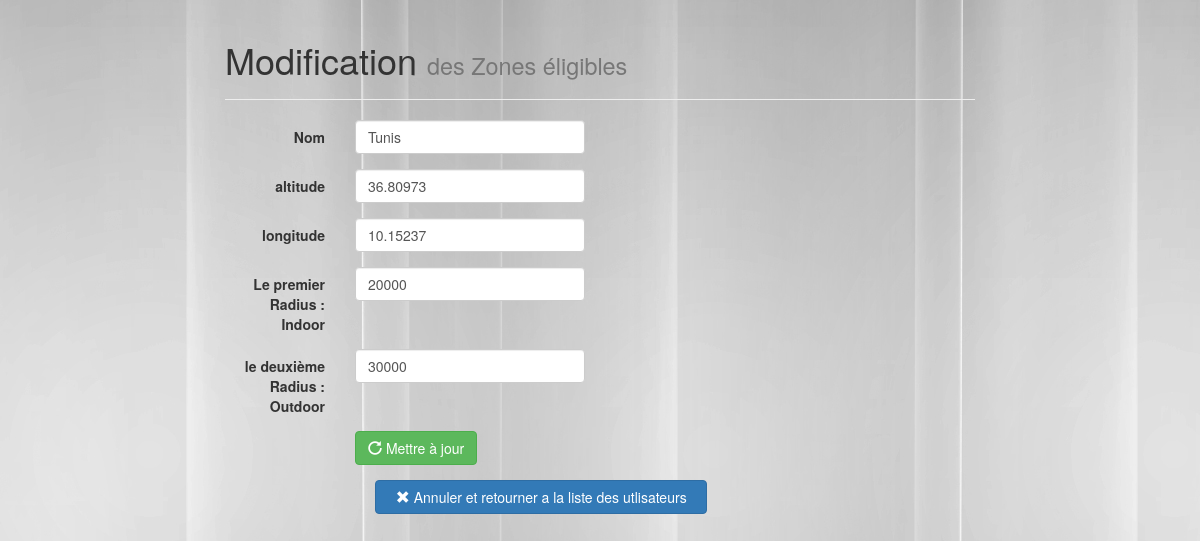
The app's page /LoginPage/mdf.php?id=27 with its own data.
### tables this page shows
CREATE TABLE `zone` (
  `id` int(11) NOT NULL,
  `altitude` double NOT NULL,
  `longitude` double NOT NULL,
  `nom` varchar(20) NOT NULL,
  `radius1` int(10) NOT NULL,
  `radius2` int(10) NOT NULL
);

### LoginPage/mdf.php (the view, shortened to what this page needs)
<head>
      <link rel="stylesheet" href="vendor/bootstrap/css/bootstrap.css"/>
      <link rel="stylesheet" href="dist/css/formValidation.css"/>
</head>
<body background="img/ins.jpg">
<?php
$id=$_GET['id'];
$bdd = new PDO('mysql:host=localhost;dbname=login;charset=utf8', 'root', '');
$reponse = $bdd->query("SELECT * FROM zone WHERE id = '$id'");
?>
<div class="container">
   <div class="row">
        <section>
		  <div class="col-lg-8 col-lg-offset-2">
			   <div class="page-header"> <h1>Modification <small>des Zones éligibles </small></h1> </div>
			   <form name="f" id="f" method="POST" class="form-horizontal" >
			    <?php while ($donnees = $reponse->fetch())
				{?>
				  				  <div class="form-group">
                            <label class="col-lg-2 control-label">Nom</label>
                            <div class="col-lg-4">
                            <input type="text" class=" form-control" name="nom" id="nom" value="<?php echo $donnees["nom"]; ?>" />
                            </div>
               </div>
				  <div class="form-group">
                            <label class="col-lg-2 control-label">altitude</label>
                            <div class="col-lg-4">
                            <input type="text" class=" form-control" name="altitude" id="altitude" value="<?php echo $donnees["altitude"]; ?>" />
                            </div>
               </div>
			   <div class="form-group">
                          <label class="col-lg-2 control-label">longitude</label>
                            <div class="col-lg-4">
                            <input type="text" class="form-control" name="longitude"id="longitude" value="<?php echo $donnees["longitude"]; ?>"   />
                            </div>
			   </div>
			   <div class="form-group">
                          <label class="col-lg-2 control-label">Le premier Radius : Indoor </label>
                            <div class="col-lg-4">
                            <input type="text" class="form-control" name="radius1" id="radius1"  value="<?php echo $donnees["radius1"]; ?>"/>
                            </div>
               </div>
				<div class="form-group">
                          <label class="col-lg-2 control-label">le deuxième Radius : Outdoor </label>
                            <div class="col-lg-4">
                            <input type="text" class="form-control" name="radius2" id="radius2" value="<?php echo $donnees["radius2"]; ?>" />
                            </div>
               </div>
			    <?php } ?>
			   <div class="form-group">
                            <div class="col-lg-9 col-lg-offset-2">
							<a style="text-decoration: none" class="confirmModalLink" >
                             <button class="btn btn-success" >
                              <span class="glyphicon glyphicon-repeat" aria-hidden="true"></span>   Mettre à jour
                              </button> </a>
							</div>
 			    </div>
			   </form>
		  </div>
        </section>
   </div>
</div>
<div class="col-lg-9 col-lg-offset-2">
<div class="col-lg-5 col-lg-offset-2">
<a href="list.php" class="btn btn-block btn-primary"> <span class="glyphicon glyphicon-remove" aria-hidden="true">
</span> Annuler et retourner a la liste des utlisateurs</a>
</div>
</div>
</body>
</html>

### records on screen
zone: nom "Tunis", altitude "36.80973", longitude "10.15237", radius1 "20000", radius2 "30000"
